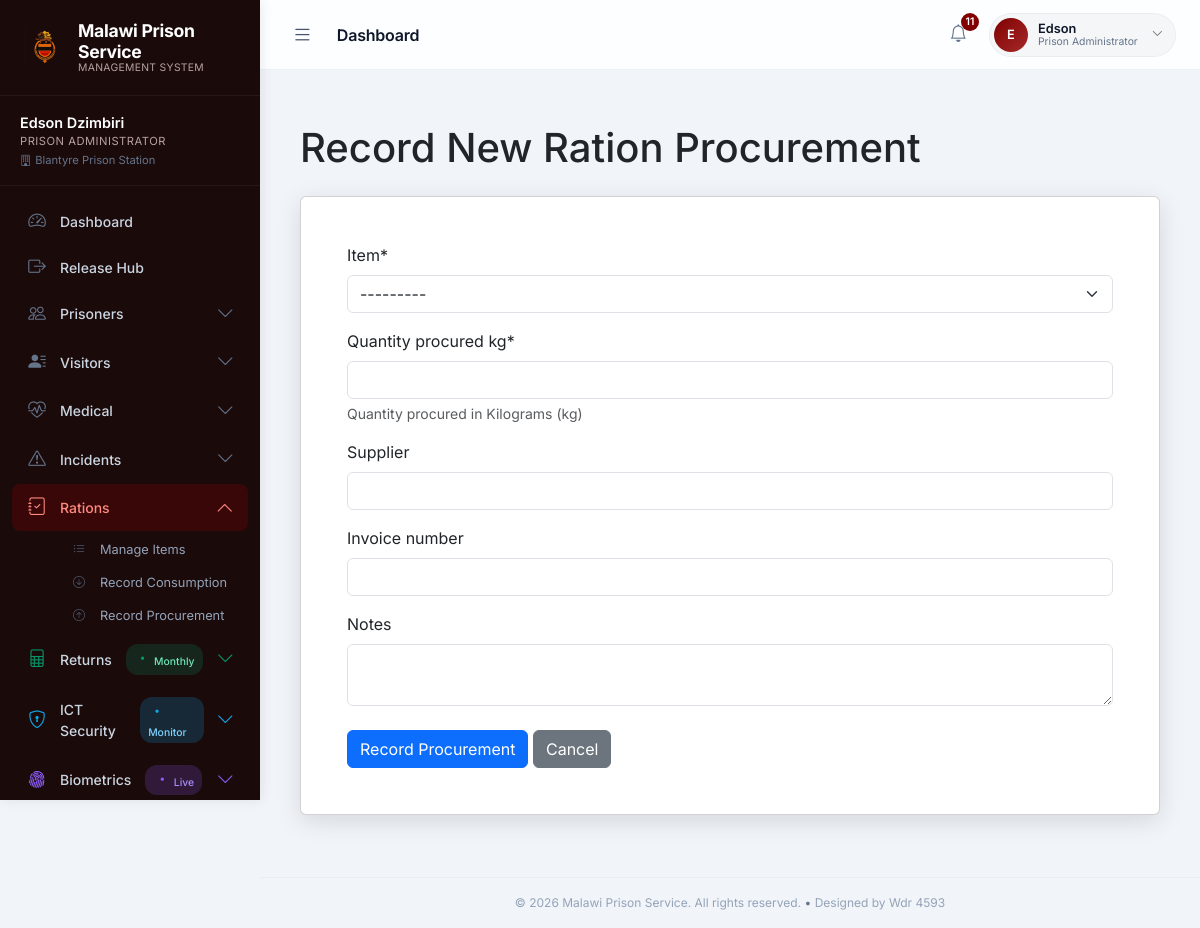
Page /rations/procure/ (signed in) on the committed database.
### accounts/models.py (models this page shows, shortened)
class CustomUser(AbstractUser):
    ROLE_CHOICES = [
        ('superuser', 'Super Administrator'),
        ('admin', 'Prison Administrator'),
        ('reception', 'Reception Officer'),
        ('officer_in_charge', 'Officer in Charge'),
        ('station_officer', 'Station Officer'),
        ('visitor_attendant', 'Visitor Attendant'),
        ('medical', 'Medical Officer'),
        ('warden', 'Warden'),
        ('ict_personnel', 'ICT Personnel'),
        ('rco', 'Regional Commanding Officer'),
        ('rho', 'Regional Headquarters Officer'),
        ('regional_data_control', 'Regional Data Control Officer'),
    ]
    RANK_CHOICES = [
        ('warder', 'Warder'),
        ('sergeant', 'Sergeant'),
        ('gaoler', 'Gaoler'),
        ('inspector', 'Inspector'),
        ('supritendent', 'Supritendent'),
        ('acp', 'ACP'),
        ('dcp', 'DCP'),
        ('ict_officer', 'ICT Officer'),
        ('systems_analyst', 'Systems Analyst'),
        ('network_admin', 'Network Administrator'),
        ('security_analyst', 'Security Analyst'),
    ]
    REGION_CHOICES = [
        ('southern', 'Southern Region'),
        ('northern', 'Northern Region'),
        ('eastern', 'Eastern Region'),
        ('central', 'Central Region'),
    ]
    role = models.CharField(max_length=30, choices=ROLE_CHOICES, default='reception')
    rank = models.CharField(max_length=20, choices=RANK_CHOICES, blank=True, null=True)
    prison_station = models.ForeignKey(
        'prison.PrisonStation',
        on_delete=models.SET_NULL,
        null=True,
        blank=True
    )
    region = models.CharField(max_length=10, choices=REGION_CHOICES, blank=True, null=True, help_text="Region permission (for regional admins)")
    must_change_password = models.BooleanField(default=True)
    failed_login_attempts = models.PositiveIntegerField(default=0)
    last_login_ip = models.GenericIPAddressField(null=True, blank=True)
    last_login_user_agent = models.TextField(blank=True)
    is_suspicious = models.BooleanField(default=False)
    suspicious_reason = models.TextField(blank=True)
    def is_super_admin(self):
        return self.role == 'superuser' or self.is_superuser
    def is_ict_personnel(self):
        return self.role == 'ict_personnel'

### prison/models.py (models this page shows, shortened)
class PrisonStation(models.Model):
    REGION_CHOICES = [
        ('southern', 'Southern Region'),
        ('northern', 'Northern Region'),
        ('eastern', 'Eastern Region'),
        ('central', 'Central Region'),
    ]
    name = models.CharField(max_length=100, unique=True)
    code = models.CharField(max_length=10, unique=True)
    location = models.CharField(max_length=100)
    region = models.CharField(max_length=10, choices=REGION_CHOICES, default='southern')
    capacity = models.PositiveIntegerField()
    date_established = models.DateField()
    created_by = models.ForeignKey(
        settings.AUTH_USER_MODEL,
        on_delete=models.SET_NULL,
        null=True,
        related_name='created_stations'
    )
    created_at = models.DateTimeField(auto_now_add=True)
    class Meta:
        verbose_name = "Prison Station"
        verbose_name_plural = "Prison Stations"

### prison/views.py (the view, shortened to what this page needs)
# urls.py: path('rations/procure/', RationProcurementCreateView.as_view(), name='record_procurement'),
class RationProcurementCreateView(RoleRequiredMixin, CreateView):
    model = RationProcurement
    form_class = RationProcurementForm
    template_name = 'prison/ration_procurement_form.html'
    success_url = reverse_lazy('ration_dashboard')
    roles_required = ['warden', 'prison_admin', 'superuser']
    def get_form_kwargs(self):
        kwargs = super().get_form_kwargs()
        kwargs['user'] = self.request.user
        return kwargs
    def get_context_data(self, **kwargs):
        context = super().get_context_data(**kwargs)
        context['form_title'] = "Record New Ration Procurement"
        return context

### prison/templates/prison/ration_procurement_form.html (shortened to what this page needs)
{% extends "prison/base.html" %}
{% load crispy_forms_tags %}
{% load static %}
{% block content %}
<div class="container-fluid">
    <h1 class="mb-4">{{ form_title }}</h1>
    <div class="card">
        <div class="card-body">
            <form method="post">
                {{ form|crispy }}
                <div class="mt-4">
                    <button type="submit" class="btn btn-primary">Record Procurement</button>
                    <a href="{% url 'ration_dashboard' %}" class="btn btn-secondary">Cancel</a>
                </div>
            </form>
        </div>
    </div>
</div>
{% endblock %}

### prison/templates/prison/base.html (shortened to what this page needs)
{% load static %}
<!DOCTYPE html>
<html lang="en">
<head>
    <link rel="stylesheet" href="{% static 'css/styles.css' %}">
    <link href="https://cdn.jsdelivr.net/npm/bootstrap@5.3.0/dist/css/bootstrap.min.css" rel="stylesheet">
    <link rel="stylesheet" href="https://cdnjs.cloudflare.com/ajax/libs/font-awesome/6.4.0/css/all.min.css" />
    <link rel="stylesheet" href="https://cdn.jsdelivr.net/npm/bootstrap-icons@1.10.5/font/bootstrap-icons.css">
</head>
<body>
    <div id="wrapper">
        <nav id="sidebar-wrapper">
            <div class="sidebar-brand">
                <img src="{% static 'images/logo.png' %}" alt="MPS Logo">
                <div class="sidebar-brand-text">
                    Malawi Prison Service
                    <small>Management System</small>
                </div>
            </div>
            <div class="sidebar-user">
                <div class="user-name">{{ request.user.get_full_name|default:request.user.username }}</div>
                <div class="user-role">{{ request.user.get_role_display|default:"Staff" }}</div>
                {% if request.user.prison_station %}
                <div class="user-station"><i class="bi bi-building me-1"></i>{{ request.user.prison_station.name }}</div>
                {% endif %}
            </div>
            <div class="sidebar-nav">
                <a href="{% url 'dashboard' %}" class="nav-link {% if request.path == '/' %}active{% endif %}">
                    <i class="bi bi-speedometer2"></i> Dashboard
                </a>
                {% if request.user.is_super_admin or request.user.is_prison_admin or request.user.is_reception or request.user.is_officer_in_charge or request.user.is_station_officer %}
                <a href="{% url 'release_hub' %}" class="nav-link {% if 'release_hub' in request.path %}active{% endif %}">
                    <i class="bi bi-box-arrow-right"></i> Release Hub
                </a>
                {% endif %}
                {% if request.user.is_super_admin or request.user.is_prison_admin or request.user.is_reception or request.user.is_warden or request.user.is_ict_personnel %}
                <div class="nav-item">
                    <a class="nav-link " data-bs-toggle="collapse" href="#prisonersMenu" role="button" aria-expanded="{% if 'prisoner' in request.path and 'fingerprint' not in request.path %}true{% else %}false{% endif %}">
                        <i class="bi bi-people"></i> Prisoners
                        <span class="nav-arrow"><i class="bi bi-chevron-down"></i></span>
                    </a>
                </div>
                {% endif %}
                {% if request.user.is_super_admin or request.user.is_prison_admin or request.user.is_reception or request.user.is_visitor_attendant or request.user.is_ict_personnel %}
                <div class="nav-item">
                    <a class="nav-link {% if 'visitor' in request.path %}active{% endif %}" data-bs-toggle="collapse" href="#visitorsMenu" role="button" aria-expanded="{% if 'visitor' in request.path %}true{% else %}false{% endif %}">
                        <i class="bi bi-person-lines-fill"></i> Visitors
                        <span class="nav-arrow"><i class="bi bi-chevron-down"></i></span>
                    </a>
                </div>
                {% endif %}
                {% if request.user.is_super_admin or request.user.is_prison_admin or request.user.is_medical_officer or request.user.is_ict_personnel %}
                <div class="nav-item">
                    <a class="nav-link {% if 'medical' in request.path %}active{% endif %}" data-bs-toggle="collapse" href="#medicalMenu" role="button" aria-expanded="{% if 'medical' in request.path %}true{% else %}false{% endif %}">
                        <i class="bi bi-heart-pulse"></i> Medical
                        <span class="nav-arrow"><i class="bi bi-chevron-down"></i></span>
                    </a>
                </div>
                {% endif %}
                {% if request.user.is_super_admin or request.user.is_prison_admin or request.user.is_reception or request.user.is_warden or request.user.is_ict_personnel %}
                <div class="nav-item">
                    <a class="nav-link {% if 'incident' in request.path %}active{% endif %}" data-bs-toggle="collapse" href="#incidentsMenu" role="button" aria-expanded="{% if 'incident' in request.path %}true{% else %}false{% endif %}">
                        <i class="bi bi-exclamation-triangle"></i> Incidents
                        <span class="nav-arrow"><i class="bi bi-chevron-down"></i></span>
                    </a>
                </div>
                {% endif %}
                {% if request.user.is_super_admin or request.user.is_prison_admin or request.user.is_reception or request.user.is_warden or request.user.is_ict_personnel %}
                <div class="nav-item">
                    <a class="nav-link {% if 'ration' in request.path %}active{% endif %}" data-bs-toggle="collapse" href="#rationMenu" role="button" aria-expanded="{% if 'ration' in request.path %}true{% else %}false{% endif %}">
                        <i class="bi bi-journal-check"></i> Rations
                        <span class="nav-arrow"><i class="bi bi-chevron-down"></i></span>
                    </a>
                    <div class="submenu collapse {% if 'ration' in request.path %}show{% endif %}" id="rationMenu">
                        <a href="{% url 'ration_item_list' %}" class="nav-link {% if 'ration_item_list' in request.path %}active{% endif %}">
                            <i class="bi bi-list-ul"></i> Manage Items
                        </a>
                        <a href="{% url 'record_consumption' %}" class="nav-link {% if 'record_consumption' in request.path %}active{% endif %}">
                            <i class="bi bi-arrow-down-circle"></i> Record Consumption
                        </a>
                        <a href="{% url 'record_procurement' %}" class="nav-link {% if 'record_procurement' in request.path %}active{% endif %}">
                            <i class="bi bi-arrow-up-circle"></i> Record Procurement
                        </a>
                    </div>
                </div>
                {% endif %}
                {% if request.user.is_super_admin or request.user.is_prison_admin or request.user.is_reception or request.user.is_officer_in_charge or request.user.is_station_officer or request.user.is_ict_personnel %}
                <div class="nav-item">
                    <a class="nav-link returns-link {% if 'returns' in request.path %}active{% endif %}" data-bs-toggle="collapse" href="#returnsMenu" role="button" aria-expanded="{% if 'returns' in request.path %}true{% else %}false{% endif %}">
                        <i class="bi bi-file-spreadsheet"></i> Returns
                        <span class="nav-badge returns-badge"><i class="bi bi-dot"></i> Monthly</span>
                        <span class="nav-arrow"><i class="bi bi-chevron-down"></i></span>
                    </a>
                </div>
                {% endif %}
                {% if request.user.is_ict_personnel or request.user.is_super_admin %}
                <div class="nav-item">
                    <a class="nav-link ict-link " data-bs-toggle="collapse" href="#ictMenu" role="button" aria-expanded="{% if 'ict-dashboard' in request.path or 'audit-trail' in request.path %}true{% else %}false{% endif %}">
                        <i class="bi bi-shield-lock"></i> ICT Security
                        <span class="nav-badge ict-badge"><i class="bi bi-dot"></i> Monitor</span>
                        <span class="nav-arrow"><i class="bi bi-chevron-down"></i></span>
                    </a>
                </div>
                {% endif %}
                {% if request.user.is_super_admin or request.user.is_prison_admin or request.user.is_reception or request.user.is_warden or request.user.is_ict_personnel %}
                <div class="nav-item">
                    <a class="nav-link biometric-link {% if 'fingerprint' in request.path %}active{% endif %}" data-bs-toggle="collapse" href="#fingerprintMenu" role="button" aria-expanded="{% if 'fingerprint' in request.path %}true{% else %}false{% endif %}">
                        <i class="bi bi-fingerprint"></i> Biometrics
                        <span class="nav-badge biometric-badge"><i class="bi bi-dot"></i> Live</span>
                        <span class="nav-arrow"><i class="bi bi-chevron-down"></i></span>
                    </a>
                </div>
                {% endif %}
            </div>
        </nav>
        <div id="page-content-wrapper">
            <header class="top-header">
                <div class="header-left">
                    <button class="sidebar-toggle-btn" id="sidebarToggle" aria-label="Toggle sidebar">
                        <i class="bi bi-list"></i>
                    </button>
                    <div class="header-title">
                        {% block page_title %}Dashboard{% endblock %}
                    </div>
                </div>
                <div class="header-actions">
                    <div class="dropdown">
                        <button class="header-btn notification-btn" id="notificationBtn" data-bs-toggle="dropdown" aria-expanded="false" title="Notifications">
                            <i class="bi bi-bell"></i>
                            <span class="notification-badge" id="notificationBadge" style="display: none;">0</span>
                        </button>
                    </div>
                    <div class="dropdown">
                        <a href="#" class="user-dropdown-toggle" data-bs-toggle="dropdown" aria-expanded="false">
                            <div class="user-avatar">{{ request.user.get_short_name|default:request.user.username|slice:":1"|upper }}</div>
                            <div class="user-info-text d-none d-sm-block">
                                <div class="name">{{ request.user.get_short_name|default:request.user.username }}</div>
                                <div class="role">{{ request.user.get_role_display|default:"Staff" }}</div>
                            </div>
                            <i class="bi bi-chevron-down text-muted ms-1" style="font-size: 0.7rem;"></i>
                        </a>
                    </div>
                </div>
            </header>
            <main class="main-content">
                {% block content %}{% endblock %}
            </main>
            <footer class="app-footer">
                &copy; {% now "Y" %} Malawi Prison Service. All rights reserved. <span>•</span> Designed by Wdr 4593
            </footer>
        </div>
    </div>
</body>
</html>

### rows in the picture
CustomUser: user.get_full_name "Edson Dzimbiri", user.role "PRISON ADMINISTRATOR", user.prison_station.name "Blantyre Prison Station", user.get_short_name "E", user.get_short_name "Edson", user.role "Prison Administrator"
